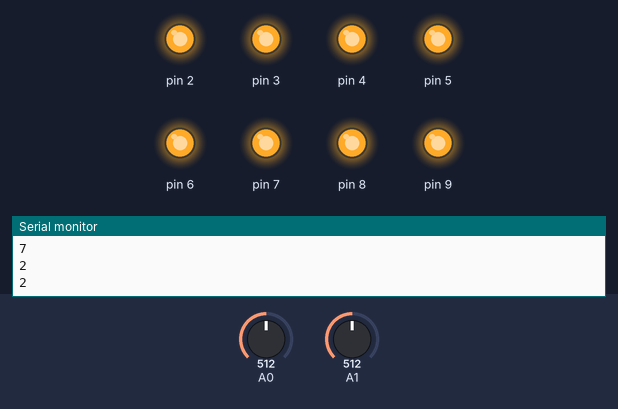
Bench run of a sketch on a simulated Arduino Uno, built with avr-gcc and run on an emulated ATmega328P. Shown: output pins drawn as LEDs (lit = HIGH), the last lines printed to the serial monitor. Dashed ring = blinking. The test bench sets the inputs (shaded band); at power-on: A0 = 512, A1 = 512. Random numbers use the default seed unless the sketch sets one.

Above: at 8.8 s.
8.9 s: A0 set to 716
At 18.4 s:
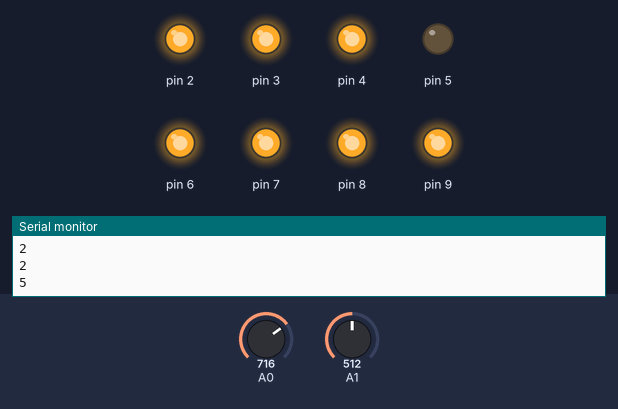
22.5 s: A1 set to 716
At 26.4 s:
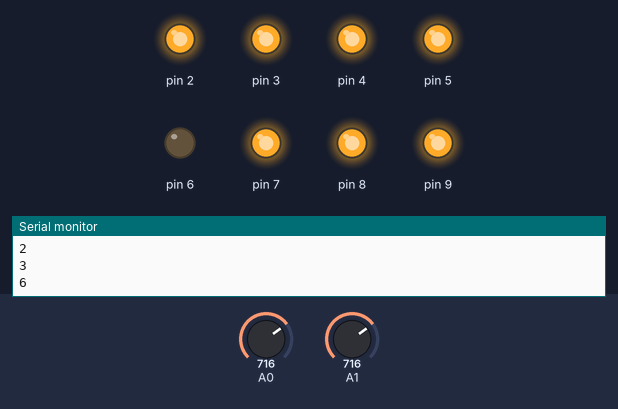
35.5 s: A1 set to 900
At 42.4 s:
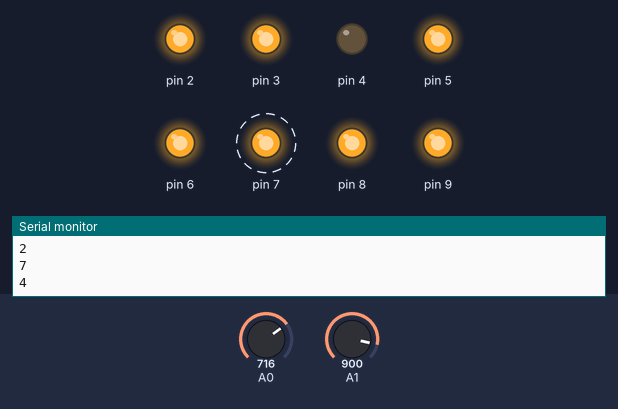
43.5 s: A1 set to 1023
At 51.4 s:
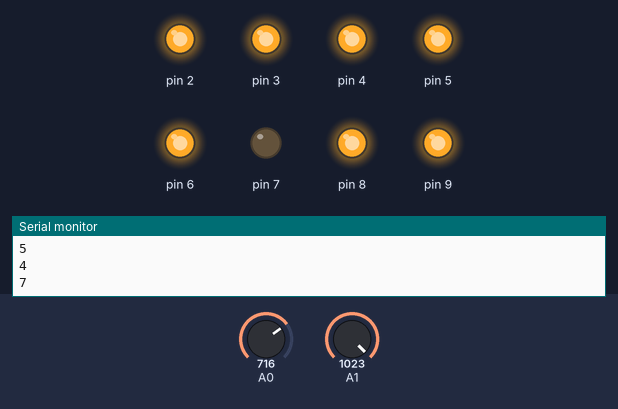
Timing chart, 0 to 52.5 s (numbered marks = the images above; inputs shaded):
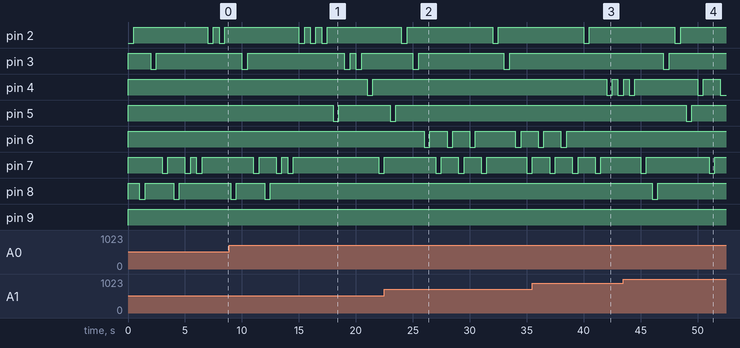

Measured:
- after the input at 8.9 s, pin 4: HIGH → LOW after 12.1 s, → HIGH 0.50 s later; pin 5: HIGH → LOW after 9.1 s, → HIGH 0.50 s later
- after the input at 22.5 s, pin 6: HIGH → LOW after 3.5 s, → HIGH 0.50 s later, → LOW 1.5 s later, → HIGH 0.50 s later, … (8 changes in this stretch)
- after the input at 35.5 s, pin 4: HIGH → LOW after 6.5 s, → HIGH 0.50 s later, → LOW 0.50 s later
- after the input at 43.5 s, pin 5: HIGH → LOW after 5.5 s, → HIGH 0.50 s later
- by itself, pin 8: alternates HIGH for 2.5 s and LOW for 0.50 s, 4 changes in all, then stays HIGH

The sketch:

random_led_string.ino
```cpp
void setup() {
  // put your setup code here, to run once:
  Serial.begin(9600);
  for (int i=2; i<10; i++) {
    pinMode(i, OUTPUT);

  }
}

void loop() {
  // put your main code here, to run repeatedly:
  int r;
  randomSeed(analogRead(0) + analogRead(1));
  for (int x=2; x<10; x++) {
    digitalWrite(x, HIGH);
  }

  for (int c=2; c<10; c++) {
    r = random(2,9);
    Serial.println(r);
    digitalWrite(r, LOW);
    delay(500);
    digitalWrite(r, HIGH);
    delay(500);
  }
}
```
